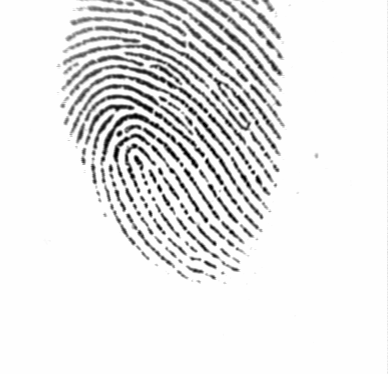
#> input picture 101_2.tif, 388 x 374 px, found by its file name
$ python test_code.py
#> lines starting #> are read from the running program, lines starting #| are printed output that depends on the picture; long printed decimals are rounded
import cv2
import numpy as np
import os

sample = cv2.imread("F:/CODE/DB1_B/101_2.tif")
#> sample is the input picture: shape (374, 388, 3); min 1, max 254, mean 231.9

best_score = 0
filename = None
image = None
kp1, kp2, mp = None, None, None
for file in [file for file in os.listdir('F:/CODE/DB1_B')][:1000]:
    fingerprint_image = cv2.imread("F:/CODE/DB1_B/"+ file)
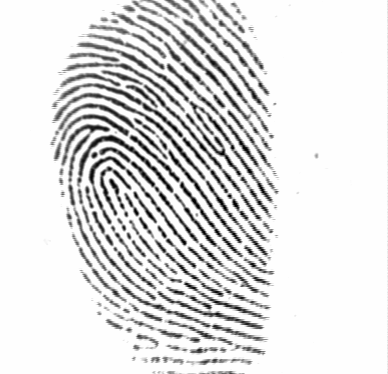
#> input picture DB1_B/101_3.tif, 388 x 374 px, found by its file name
#> fingerprint_image is the input picture: shape (374, 388, 3); min 1, max 254, mean 223.6
    sift = cv2.SIFT_create()

    keypoints_1, descriptors_1 = sift.detectAndCompute(sample, None)
#> keypoints_1 = 1455 keypoints; strongest (x, y, size): (206, 220, 3.1), (172, 171, 3.3), (211, 187, 3.4), (119, 133, 3.2)
    keypoints_2, descriptors_2 = sift.detectAndCompute(fingerprint_image, None)
#> keypoints_2 = 1559 keypoints; strongest (x, y, size): (184, 242, 3.4), (230, 196, 2.6), (235, 204, 4), (94, 155, 3.3)

    matches = cv2.FlannBasedMatcher({'algorithm': 1, 'trees': 10},
                                    {}).knnMatch(descriptors_1, descriptors_2, k=2)
#> matches = 1455 matches

    match_points = []
    for p, q in matches:
        if p.distance < 0.1 * q.distance:
            match_points.append(p)
#> after the loop, match_points = 1 matches

    keypoints = 0
    if len(keypoints_1) < len(keypoints_2):
        keypoints = len(keypoints_1)
#> keypoints = 1455
    else:
        keypoints = len(keypoints_2)

    if len(match_points) / keypoints * 100 > best_score:
        best_score = len(match_points) / keypoints * 100
#> best_score = 0.0687
        filename = file
        image = fingerprint_image
        kp1, kp2, mp = keypoints_1, keypoints_2, match_points
#> kp1 has the same summary as keypoints_1; kp2 has the same summary as keypoints_2; mp = 1 matches

print("Anh giong nhat: " + filename)
print("Ty le: " + str(best_score))
#| Ty le: 0.06873
result = cv2.drawMatches(sample, kp1, image, kp2, mp, None)
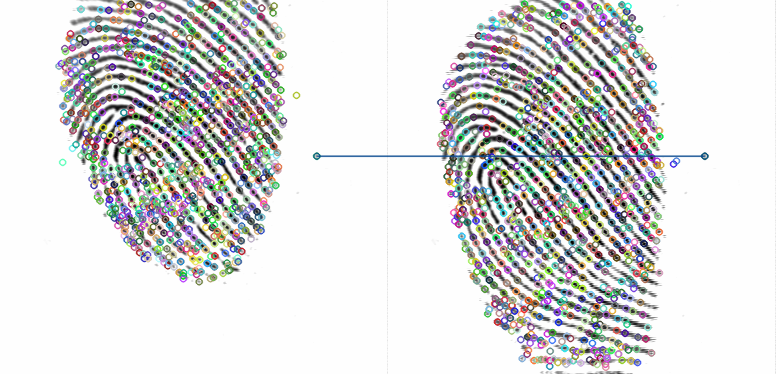
#> result: shape (374, 776, 3); mean B, G, R 218.1, 218.4, 218.1
result = cv2.resize(result, None, fx=4, fy=4)
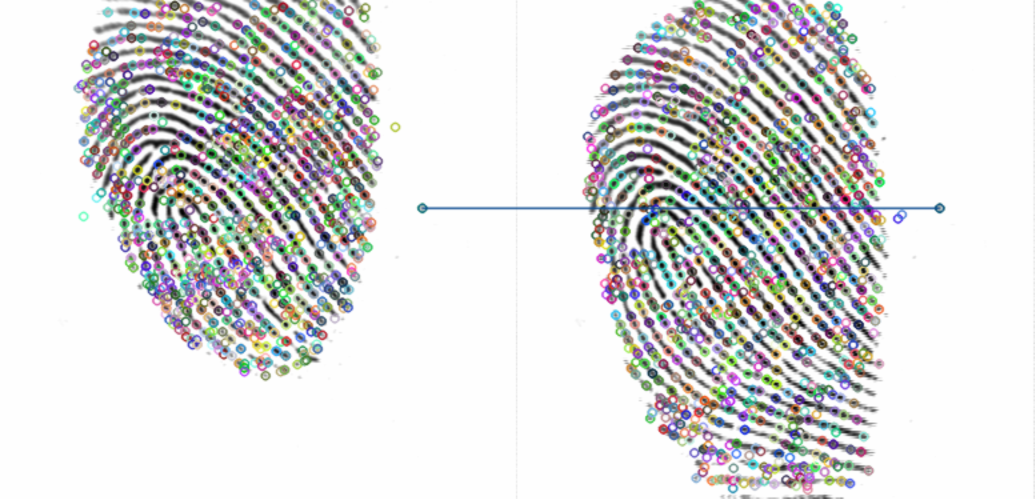
#> result: shape (1496, 3104, 3) (shown at 1/3 size); mean B, G, R 218.1, 218.4, 218.1
cv2.imshow("Ketqua", result)
cv2.waitKey(0)
cv2.destroyAllWindows()
